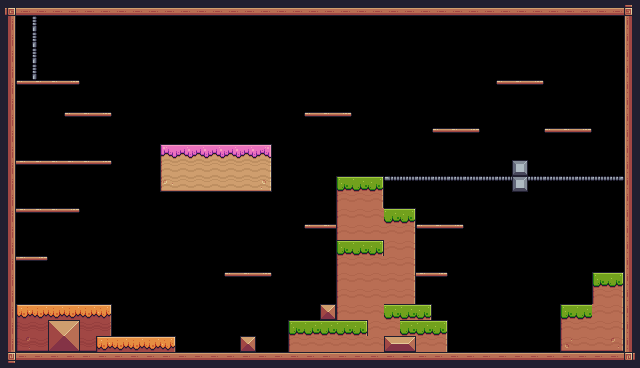

This is a level from a 2D game, rendered from its Tiled map with the project's own tilesets. A one-line summary and the map file follow, with tile-layer data summarised:
An orthogonal 40x23 tile map with 16x16 px tiles, 1 tile layer (Background), 2 tilesets and 54 objects (18x Fruit, 13x Platform, 2x Saw, Player, Checkpoint, ...).

<map version="1.10" tiledversion="1.11.0" orientation="orthogonal" renderorder="right-down" width="40" height="23" tilewidth="16" tileheight="16" infinite="0" nextlayerid="4" nextobjectid="84">
 <tileset firstgid="1" source="Pixel Adventure.tsx" />
 <tileset firstgid="243" source="test.tsx" />
 <layer id="1" name="Background" width="40" height="23">
  <properties>
   <property name="BackgroundColor" value="Gray" />
  </properties>
  <data>[920 cells, 308 non-empty, 49 distinct tile ids]</data>
 </layer>
 <objectgroup id="2" name="Spawnpoints">
  <object id="4" name="Player" type="Player" x="47.9884" y="256.139" width="32" height="32" />
  <object id="21" name="Bananas" type="Fruit" x="311.665" y="80.6996" width="32" height="32" />
  <object id="79" name="Bananas" type="Fruit" x="528.029" y="223.745" width="32" height="32" />
  <object id="81" name="Bananas" type="Fruit" x="447.847" y="303.927" width="32" height="32" />
  <object id="22" name="Orange" type="Fruit" x="42.5763" y="48.5333" width="32" height="32" />
  <object id="23" name="Apple" type="Fruit" x="10.4697" y="222.837" width="32" height="32" />
  <object id="24" name="Cherries" type="Fruit" x="186.601" y="111.321" width="32" height="32" />
  <object id="25" name="Cherries" type="Fruit" x="219.935" y="111.655" width="32" height="32" />
  <object id="26" name="Cherries" type="Fruit" x="202.601" y="79.3214" width="32" height="32" />
  <object id="27" name="Cherries" type="Fruit" x="232.348" y="239.984" width="32" height="32" />
  <object id="80" name="Cherries" type="Fruit" x="303.979" y="191.853" width="32" height="32" />
  <object id="28" name="Cherries" type="Fruit" x="423.712" y="192.211" width="32" height="32" />
  <object id="29" name="Cherries" type="Fruit" x="415.712" y="240.211" width="32" height="32" />
  <object id="30" name="Kiwi" type="Fruit" x="441.167" y="96.2507" width="32" height="32" />
  <object id="31" name="Kiwi" type="Fruit" x="503.667" y="48.0267" width="32" height="32" />
  <object id="34" type="Saw" x="433.006" y="160.244" width="32" height="32">
   <properties>
    <property name="isVertical" type="bool" value="false" />
    <property name="offNeg" type="float" value="3" />
    <property name="offPos" type="float" value="3" />
   </properties>
  </object>
  <object id="36" type="Checkpoint" x="591.821" y="208.137" width="64" height="64" />
  <object id="43" name="Orange" type="Fruit" x="47.9295" y="127.852" width="32" height="32" />
  <object id="66" name="Orange" type="Fruit" x="72.1946" y="80.2387" width="32" height="32" />
  <object id="65" name="Orange" type="Fruit" x="32.3878" y="175.852" width="32" height="32" />
  <object id="49" type="Saw3" x="207.762" y="175.807" width="32" height="32">
   <properties>
    <property name="isVertical" type="bool" value="false" />
    <property name="offNeg" type="float" value="4" />
    <property name="offPos" type="float" value="3" />
   </properties>
  </object>
  <object id="67" type="Saw2" x="207.887" y="127.89" width="32" height="32">
   <properties>
    <property name="isVertical" type="bool" value="false" />
    <property name="offNeg" type="float" value="4" />
    <property name="offPos" type="float" value="3" />
   </properties>
  </object>
  <object id="51" type="Saw" x="559.374" y="160.292" width="32" height="32">
   <properties>
    <property name="isVertical" type="bool" value="false" />
    <property name="offNeg" type="float" value="2" />
    <property name="offPos" type="float" value="2" />
   </properties>
  </object>
  <object id="52" name="Kiwi" type="Fruit" x="551.334" y="96.1307" width="32" height="32" />
  <object id="64" name="Chicken" type="Chicken" x="487.334" y="320" width="32" height="32">
   <properties>
    <property name="offNeg" type="float" value="12" />
    <property name="offPos" type="float" value="5" />
   </properties>
  </object>
 </objectgroup>
 <objectgroup id="3" name="Collisions">
  <object id="7" x="0.014808" y="-0.050446" width="15.75" height="352.217" />
  <object id="8" x="15.3898" y="0.294681" width="608.932" height="15.5" />
  <object id="9" x="624.205" y="0.321369" width="16" height="367.694" />
  <object id="10" x="-0.023759" y="352.205" width="624.289" height="16" />
  <object id="11" x="240.056" y="336.307" width="16" height="16" />
  <object id="69" x="319.911" y="304.14" width="16.4583" height="16.3333" />
  <object id="70" x="415.64" y="304.057" width="16.375" height="16.5" />
  <object id="12" x="15.1996" y="304.205" width="96.75" height="48.25" />
  <object id="68" x="112.033" y="336.08" width="64.2083" height="16.7083" />
  <object id="13" x="160.048" y="144.166" width="111.667" height="47.75" />
  <object id="14" x="512.074" y="160.043" width="16" height="32.0417" />
  <object id="15" x="288.019" y="320.205" width="159.833" height="31.9583" />
  <object id="16" type="Platform" x="415.852" y="224.313" width="48.4583" height="9.33333" />
  <object id="83" type="Platform" x="303.935" y="223.875" width="32.2765" height="9.33333" />
  <object id="71" type="Platform" x="432.06" y="128.229" width="48.0833" height="7.33333" />
  <object id="74" type="Platform" x="303.977" y="112.229" width="47.8333" height="8.33333" />
  <object id="72" type="Platform" x="544.143" y="127.979" width="48.0833" height="8.58333" />
  <object id="73" type="Platform" x="495.727" y="80.2293" width="48.3333" height="7.33333" />
  <object id="17" type="Platform" x="224" y="272.072" width="48" height="8.66667" />
  <object id="18" type="Platform" x="15.7748" y="160.332" width="96.2045" height="8" />
  <object id="19" type="Platform" x="64.3182" y="112.102" width="48" height="9.125" />
  <object id="20" type="Platform" x="15.6142" y="256.572" width="32.3333" height="8.66667" />
  <object id="76" type="Platform" x="415.429" y="272.28" width="32.8333" height="8.66667" />
  <object id="35" x="559.769" y="303.963" width="32.4545" height="48.2727" />
  <object id="41" x="592.029" y="272.147" width="32.2727" height="80.0949" />
  <object id="42" type="Platform" x="15.689" y="80.1956" width="64.4356" height="9.33333" />
  <object id="48" x="336.074" y="176.475" width="48.0587" height="144.003" />
  <object id="77" x="384.381" y="208.419" width="31.4451" height="112.117" />
  <object id="54" type="Platform" x="15.667" y="208.292" width="64.25" height="9.33333" />
 </objectgroup>
</map>
